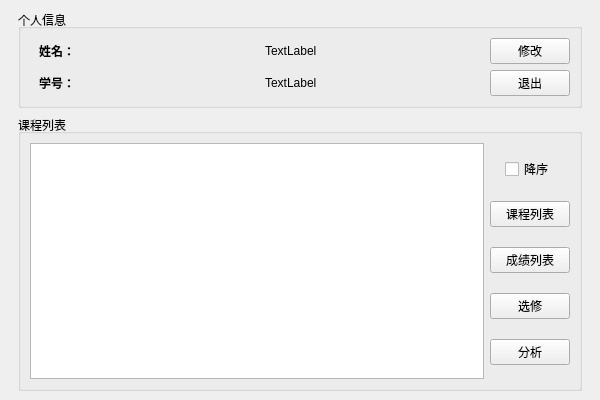
<?xml version="1.0" encoding="UTF-8"?>
<ui version="4.0">
 <class>Home</class>
 <widget class="QMainWindow" name="Home">
  <property name="geometry">
   <rect>
    <x>0</x>
    <y>0</y>
    <width>600</width>
    <height>400</height>
   </rect>
  </property>
  <property name="windowTitle">
   <string>主页</string>
  </property>
  <widget class="QWidget" name="center">
   <layout class="QVBoxLayout" name="vlay1" stretch="0,0">
    <property name="leftMargin">
     <number>18</number>
    </property>
    <property name="rightMargin">
     <number>18</number>
    </property>
    <item>
     <widget class="QGroupBox" name="gbox1">
      <property name="title">
       <string>个人信息</string>
      </property>
      <property name="alignment">
       <set>Qt::AlignmentFlag::AlignLeading|Qt::AlignmentFlag::AlignLeft|Qt::AlignmentFlag::AlignVCenter</set>
      </property>
      <layout class="QHBoxLayout" name="hbox" stretch="1,0">
       <item>
        <layout class="QGridLayout" name="grid" columnstretch="0,0">
         <property name="leftMargin">
          <number>9</number>
         </property>
         <item row="0" column="1">
          <widget class="QLabel" name="info1">
           <property name="text">
            <string>TextLabel</string>
           </property>
          </widget>
         </item>
         <item row="0" column="0">
          <widget class="QLabel" name="hint1">
           <property name="font">
            <font>
             <bold>true</bold>
            </font>
           </property>
           <property name="text">
            <string>姓名：</string>
           </property>
          </widget>
         </item>
         <item row="1" column="1">
          <widget class="QLabel" name="info2">
           <property name="text">
            <string>TextLabel</string>
           </property>
          </widget>
         </item>
         <item row="1" column="0">
          <widget class="QLabel" name="hint2">
           <property name="font">
            <font>
             <bold>true</bold>
            </font>
           </property>
           <property name="text">
            <string>学号：</string>
           </property>
          </widget>
         </item>
        </layout>
       </item>
       <item>
        <layout class="QVBoxLayout" name="vlay2">
         <item>
          <widget class="QPushButton" name="pbtn1">
           <property name="sizePolicy">
            <sizepolicy hsizetype="Fixed" vsizetype="Fixed">
             <horstretch>0</horstretch>
             <verstretch>0</verstretch>
            </sizepolicy>
           </property>
           <property name="text">
            <string>修改</string>
           </property>
          </widget>
         </item>
         <item>
          <widget class="QPushButton" name="pbtn2">
           <property name="sizePolicy">
            <sizepolicy hsizetype="Fixed" vsizetype="Fixed">
             <horstretch>0</horstretch>
             <verstretch>0</verstretch>
            </sizepolicy>
           </property>
           <property name="text">
            <string>退出</string>
           </property>
          </widget>
         </item>
        </layout>
       </item>
      </layout>
     </widget>
    </item>
    <item>
     <widget class="QGroupBox" name="gbox2">
      <property name="title">
       <string>课程列表</string>
      </property>
      <property name="alignment">
       <set>Qt::AlignmentFlag::AlignLeading|Qt::AlignmentFlag::AlignLeft|Qt::AlignmentFlag::AlignVCenter</set>
      </property>
      <layout class="QHBoxLayout" name="hbox_2">
       <item>
        <widget class="QListWidget" name="list">
         <property name="sizePolicy">
          <sizepolicy hsizetype="Expanding" vsizetype="Expanding">
           <horstretch>0</horstretch>
           <verstretch>0</verstretch>
          </sizepolicy>
         </property>
         <property name="spacing">
          <number>6</number>
         </property>
        </widget>
       </item>
       <item>
        <layout class="QVBoxLayout" name="vlay3" stretch="0,0,0,0,0">
         <item alignment="Qt::AlignmentFlag::AlignHCenter">
          <widget class="QCheckBox" name="sort">
           <property name="sizePolicy">
            <sizepolicy hsizetype="Fixed" vsizetype="Fixed">
             <horstretch>0</horstretch>
             <verstretch>0</verstretch>
            </sizepolicy>
           </property>
           <property name="text">
            <string>降序</string>
           </property>
          </widget>
         </item>
         <item>
          <widget class="QPushButton" name="pbtn3">
           <property name="sizePolicy">
            <sizepolicy hsizetype="Fixed" vsizetype="Fixed">
             <horstretch>0</horstretch>
             <verstretch>0</verstretch>
            </sizepolicy>
           </property>
           <property name="text">
            <string>课程列表</string>
           </property>
          </widget>
         </item>
         <item>
          <widget class="QPushButton" name="pbtn4">
           <property name="sizePolicy">
            <sizepolicy hsizetype="Fixed" vsizetype="Fixed">
             <horstretch>0</horstretch>
             <verstretch>0</verstretch>
            </sizepolicy>
           </property>
           <property name="text">
            <string>成绩列表</string>
           </property>
          </widget>
         </item>
         <item>
          <widget class="QPushButton" name="pbtn5">
           <property name="sizePolicy">
            <sizepolicy hsizetype="Fixed" vsizetype="Fixed">
             <horstretch>0</horstretch>
             <verstretch>0</verstretch>
            </sizepolicy>
           </property>
           <property name="text">
            <string>选修</string>
           </property>
          </widget>
         </item>
         <item>
          <widget class="QPushButton" name="pbtn6">
           <property name="sizePolicy">
            <sizepolicy hsizetype="Fixed" vsizetype="Fixed">
             <horstretch>0</horstretch>
             <verstretch>0</verstretch>
            </sizepolicy>
           </property>
           <property name="text">
            <string>分析</string>
           </property>
          </widget>
         </item>
        </layout>
       </item>
      </layout>
     </widget>
    </item>
   </layout>
  </widget>
 </widget>
 <resources/>
 <connections/>
</ui>
